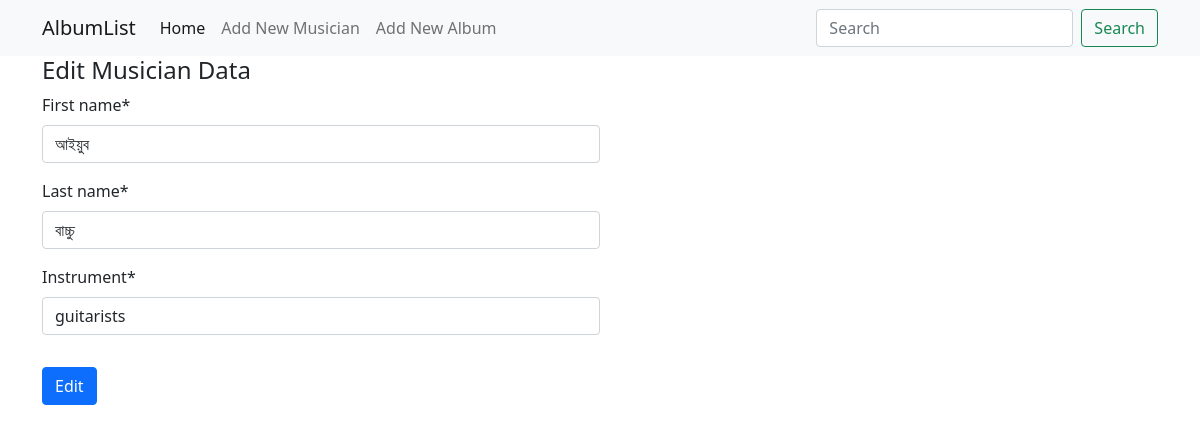
/edit-data/11/, run on the app's committed database.
### album/models.py (models this page shows, shortened)
class Musician(models.Model):
    first_name = models.CharField(max_length=100)
    last_name = models.CharField(max_length=100)
    instrument = models.CharField(max_length=50)

### album/views.py (the view)
# urls.py: path('edit-data/<int:artist_id>/', views.editData, name='edit_data'),
def editData(request, artist_id):
    artist_info = Musician.objects.get(pk=artist_id)
    form = MusicianForm(instance=artist_info)
    if request.method == 'POST':
        form = MusicianForm(request.POST, instance=artist_info)
        if form.is_valid():
            form.save(commit=True)
            return albumList(request, artist_id)
    return render(request, 'album/form.html', {'form': form, 'edit': True})

### album/forms.py
class MusicianForm(forms.ModelForm):
    class Meta:
        model = Musician
        fields = "__all__"

### album/templates/album/form.html (shortened to what this page needs)
{% extends 'core/base.html'%} {% load crispy_forms_tags %} {% block body %}
<h4>
  {% if edit %} Edit Musician Data {% else %} Add New Musician {% endif %}
</h4>
<form method="post">
  <div class="form-row">
    <div class="form-group col-md-6 mb-0">
      {{ form.first_name|as_crispy_field }}
    </div>
    <div class="form-group col-md-6 mb-0">
      {{ form.last_name|as_crispy_field }}
    </div>
    <div class="form-group col-md-6 mb-0">
      {{ form.instrument|as_crispy_field }}
    </div>
  </div>
  <button type="submit" class="btn btn-primary mt-3">
    {% if edit %} Edit{% else %} Add{% endif %}
  </button>
</form>
{% endblock %}

### data on the page
Musician: first_name "আইয়ুব", last_name "বাচ্চু", instrument "guitarists"
